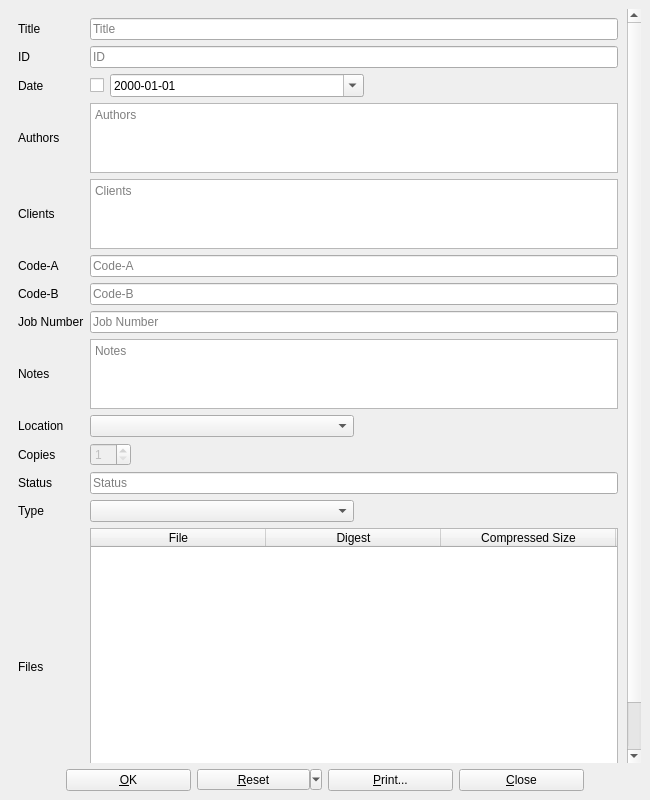
<?xml version="1.0" encoding="UTF-8"?>
<ui version="4.0">
 <class>biblioteq_greyliteratureinfo</class>
 <widget class="QMainWindow" name="biblioteq_greyliteratureinfo">
  <property name="geometry">
   <rect>
    <x>0</x>
    <y>0</y>
    <width>650</width>
    <height>800</height>
   </rect>
  </property>
  <property name="windowTitle">
   <string>BiblioteQ</string>
  </property>
  <property name="windowIcon">
   <iconset resource="../Icons/icons.qrc">
    <normaloff>:/book.png</normaloff>:/book.png</iconset>
  </property>
  <widget class="QWidget" name="centralwidget">
   <layout class="QVBoxLayout">
    <item>
     <widget class="QScrollArea" name="scrollArea">
      <property name="frameShape">
       <enum>QFrame::NoFrame</enum>
      </property>
      <property name="widgetResizable">
       <bool>true</bool>
      </property>
      <widget class="QWidget" name="scrollAreaWidgetContents">
       <property name="geometry">
        <rect>
         <x>0</x>
         <y>0</y>
         <width>618</width>
         <height>848</height>
        </rect>
       </property>
       <layout class="QGridLayout" name="gridLayout">
        <item row="6" column="0">
         <widget class="QLabel" name="label_10">
          <property name="text">
           <string>Code-B</string>
          </property>
         </widget>
        </item>
        <item row="13" column="1">
         <layout class="QHBoxLayout" name="_5">
          <item>
           <widget class="QComboBox" name="type">
            <property name="sizePolicy">
             <sizepolicy hsizetype="Expanding" vsizetype="Fixed">
              <horstretch>0</horstretch>
              <verstretch>0</verstretch>
             </sizepolicy>
            </property>
            <property name="sizeAdjustPolicy">
             <enum>QComboBox::AdjustToContents</enum>
            </property>
           </widget>
          </item>
          <item>
           <spacer>
            <property name="orientation">
             <enum>Qt::Horizontal</enum>
            </property>
            <property name="sizeHint" stdset="0">
             <size>
              <width>40</width>
              <height>20</height>
             </size>
            </property>
           </spacer>
          </item>
         </layout>
        </item>
        <item row="2" column="0">
         <widget class="QLabel" name="label_8">
          <property name="text">
           <string>Date</string>
          </property>
         </widget>
        </item>
        <item row="0" column="1">
         <widget class="QLineEdit" name="title">
          <property name="placeholderText">
           <string>Title</string>
          </property>
         </widget>
        </item>
        <item row="11" column="1">
         <layout class="QHBoxLayout" name="horizontalLayout"/>
        </item>
        <item row="12" column="0">
         <widget class="QLabel" name="label_11">
          <property name="text">
           <string>Status</string>
          </property>
         </widget>
        </item>
        <item row="1" column="1">
         <widget class="QLineEdit" name="id">
          <property name="placeholderText">
           <string>ID</string>
          </property>
         </widget>
        </item>
        <item row="7" column="1">
         <widget class="QLineEdit" name="job_number">
          <property name="placeholderText">
           <string>Job Number</string>
          </property>
         </widget>
        </item>
        <item row="4" column="1">
         <widget class="biblioteq_hyperlinked_text_edit" name="client">
          <property name="tabChangesFocus">
           <bool>true</bool>
          </property>
          <property name="undoRedoEnabled">
           <bool>true</bool>
          </property>
          <property name="readOnly">
           <bool>false</bool>
          </property>
          <property name="textInteractionFlags">
           <set>Qt::LinksAccessibleByKeyboard|Qt::LinksAccessibleByMouse|Qt::TextBrowserInteraction|Qt::TextEditable|Qt::TextEditorInteraction|Qt::TextSelectableByKeyboard|Qt::TextSelectableByMouse</set>
          </property>
          <property name="placeholderText">
           <string>Clients</string>
          </property>
          <property name="openLinks">
           <bool>false</bool>
          </property>
         </widget>
        </item>
        <item row="8" column="0">
         <widget class="QLabel" name="label_15">
          <property name="text">
           <string>Notes</string>
          </property>
         </widget>
        </item>
        <item row="3" column="1">
         <widget class="biblioteq_hyperlinked_text_edit" name="author">
          <property name="tabChangesFocus">
           <bool>true</bool>
          </property>
          <property name="undoRedoEnabled">
           <bool>true</bool>
          </property>
          <property name="readOnly">
           <bool>false</bool>
          </property>
          <property name="textInteractionFlags">
           <set>Qt::LinksAccessibleByKeyboard|Qt::LinksAccessibleByMouse|Qt::TextBrowserInteraction|Qt::TextEditable|Qt::TextEditorInteraction|Qt::TextSelectableByKeyboard|Qt::TextSelectableByMouse</set>
          </property>
          <property name="placeholderText">
           <string>Authors</string>
          </property>
          <property name="openLinks">
           <bool>false</bool>
          </property>
         </widget>
        </item>
        <item row="14" column="0">
         <widget class="QLabel" name="files_label">
          <property name="text">
           <string>Files</string>
          </property>
         </widget>
        </item>
        <item row="9" column="0">
         <widget class="QLabel" name="label_14">
          <property name="text">
           <string>Location</string>
          </property>
         </widget>
        </item>
        <item row="1" column="0">
         <widget class="QLabel" name="label_2">
          <property name="text">
           <string>ID</string>
          </property>
         </widget>
        </item>
        <item row="4" column="0">
         <widget class="QLabel" name="label_7">
          <property name="text">
           <string>Clients</string>
          </property>
         </widget>
        </item>
        <item row="0" column="0">
         <widget class="QLabel" name="label">
          <property name="text">
           <string>Title</string>
          </property>
         </widget>
        </item>
        <item row="8" column="1">
         <widget class="biblioteq_hyperlinked_text_edit" name="notes">
          <property name="tabChangesFocus">
           <bool>true</bool>
          </property>
          <property name="undoRedoEnabled">
           <bool>true</bool>
          </property>
          <property name="readOnly">
           <bool>false</bool>
          </property>
          <property name="textInteractionFlags">
           <set>Qt::LinksAccessibleByKeyboard|Qt::LinksAccessibleByMouse|Qt::TextBrowserInteraction|Qt::TextEditable|Qt::TextEditorInteraction|Qt::TextSelectableByKeyboard|Qt::TextSelectableByMouse</set>
          </property>
          <property name="placeholderText">
           <string>Notes</string>
          </property>
          <property name="openLinks">
           <bool>false</bool>
          </property>
         </widget>
        </item>
        <item row="12" column="1">
         <widget class="QLineEdit" name="status">
          <property name="placeholderText">
           <string>Status</string>
          </property>
         </widget>
        </item>
        <item row="5" column="1">
         <widget class="QLineEdit" name="code_a">
          <property name="placeholderText">
           <string>Code-A</string>
          </property>
         </widget>
        </item>
        <item row="14" column="1">
         <layout class="QVBoxLayout" name="verticalLayout_6">
          <item>
           <widget class="QTableWidget" name="files">
            <property name="minimumSize">
             <size>
              <width>0</width>
              <height>250</height>
             </size>
            </property>
            <property name="alternatingRowColors">
             <bool>true</bool>
            </property>
            <property name="selectionBehavior">
             <enum>QAbstractItemView::SelectRows</enum>
            </property>
            <property name="verticalScrollMode">
             <enum>QAbstractItemView::ScrollPerPixel</enum>
            </property>
            <property name="horizontalScrollMode">
             <enum>QAbstractItemView::ScrollPerPixel</enum>
            </property>
            <property name="sortingEnabled">
             <bool>true</bool>
            </property>
            <attribute name="horizontalHeaderMinimumSectionSize">
             <number>175</number>
            </attribute>
            <attribute name="horizontalHeaderDefaultSectionSize">
             <number>175</number>
            </attribute>
            <attribute name="horizontalHeaderShowSortIndicator" stdset="0">
             <bool>true</bool>
            </attribute>
            <attribute name="horizontalHeaderStretchLastSection">
             <bool>true</bool>
            </attribute>
            <column>
             <property name="text">
              <string>File</string>
             </property>
            </column>
            <column>
             <property name="text">
              <string>Digest</string>
             </property>
            </column>
            <column>
             <property name="text">
              <string>Compressed Size</string>
             </property>
            </column>
            <column>
             <property name="text">
              <string>Description</string>
             </property>
            </column>
            <column>
             <property name="text">
              <string>MYOID</string>
             </property>
            </column>
           </widget>
          </item>
          <item>
           <layout class="QHBoxLayout" name="horizontalLayout_7">
            <item>
             <spacer name="horizontalSpacer_7">
              <property name="orientation">
               <enum>Qt::Horizontal</enum>
              </property>
              <property name="sizeHint" stdset="0">
               <size>
                <width>40</width>
                <height>20</height>
               </size>
              </property>
             </spacer>
            </item>
            <item>
             <widget class="QPushButton" name="attach_files">
              <property name="text">
               <string>&amp;Attach...</string>
              </property>
             </widget>
            </item>
            <item>
             <widget class="QPushButton" name="delete_files">
              <property name="text">
               <string>&amp;Delete</string>
              </property>
             </widget>
            </item>
            <item>
             <widget class="QPushButton" name="export_files">
              <property name="text">
               <string>&amp;Export...</string>
              </property>
             </widget>
            </item>
            <item>
             <spacer name="horizontalSpacer_8">
              <property name="orientation">
               <enum>Qt::Horizontal</enum>
              </property>
              <property name="sizeHint" stdset="0">
               <size>
                <width>40</width>
                <height>20</height>
               </size>
              </property>
             </spacer>
            </item>
           </layout>
          </item>
         </layout>
        </item>
        <item row="13" column="0">
         <widget class="QLabel" name="label_12">
          <property name="text">
           <string>Type</string>
          </property>
         </widget>
        </item>
        <item row="2" column="1">
         <layout class="QHBoxLayout" name="_2">
          <item>
           <widget class="QCheckBox" name="date_enabled">
            <property name="toolTip">
             <string>&lt;html&gt;&lt;head/&gt;&lt;body&gt;&lt;p&gt;Include the Date in the search query.&lt;/p&gt;&lt;/body&gt;&lt;/html&gt;</string>
            </property>
           </widget>
          </item>
          <item>
           <widget class="QDateEdit" name="date">
            <property name="sizePolicy">
             <sizepolicy hsizetype="Expanding" vsizetype="Fixed">
              <horstretch>0</horstretch>
              <verstretch>0</verstretch>
             </sizepolicy>
            </property>
            <property name="minimumSize">
             <size>
              <width>150</width>
              <height>0</height>
             </size>
            </property>
            <property name="displayFormat">
             <string>yyyy-MM-dd</string>
            </property>
            <property name="calendarPopup">
             <bool>true</bool>
            </property>
           </widget>
          </item>
          <item>
           <spacer>
            <property name="orientation">
             <enum>Qt::Horizontal</enum>
            </property>
            <property name="sizeHint" stdset="0">
             <size>
              <width>40</width>
              <height>20</height>
             </size>
            </property>
           </spacer>
          </item>
         </layout>
        </item>
        <item row="9" column="1">
         <layout class="QHBoxLayout" name="_6">
          <item>
           <widget class="QComboBox" name="location">
            <property name="sizePolicy">
             <sizepolicy hsizetype="Expanding" vsizetype="Fixed">
              <horstretch>0</horstretch>
              <verstretch>0</verstretch>
             </sizepolicy>
            </property>
            <property name="sizeAdjustPolicy">
             <enum>QComboBox::AdjustToContents</enum>
            </property>
           </widget>
          </item>
          <item>
           <spacer>
            <property name="orientation">
             <enum>Qt::Horizontal</enum>
            </property>
            <property name="sizeHint" stdset="0">
             <size>
              <width>40</width>
              <height>20</height>
             </size>
            </property>
           </spacer>
          </item>
         </layout>
        </item>
        <item row="3" column="0">
         <widget class="QLabel" name="label_6">
          <property name="text">
           <string>Authors</string>
          </property>
         </widget>
        </item>
        <item row="7" column="0">
         <widget class="QLabel" name="label_13">
          <property name="text">
           <string>Job Number</string>
          </property>
         </widget>
        </item>
        <item row="6" column="1">
         <widget class="QLineEdit" name="code_b">
          <property name="placeholderText">
           <string>Code-B</string>
          </property>
         </widget>
        </item>
        <item row="5" column="0">
         <widget class="QLabel" name="label_9">
          <property name="text">
           <string>Code-A</string>
          </property>
         </widget>
        </item>
        <item row="10" column="0">
         <widget class="QLabel" name="label_4">
          <property name="text">
           <string>Copies</string>
          </property>
         </widget>
        </item>
        <item row="10" column="1">
         <layout class="QHBoxLayout" name="horizontalLayout_2">
          <item>
           <widget class="QSpinBox" name="copies">
            <property name="enabled">
             <bool>false</bool>
            </property>
            <property name="toolTip">
             <string>Single copies only, please.</string>
            </property>
            <property name="minimum">
             <number>1</number>
            </property>
           </widget>
          </item>
          <item>
           <spacer name="horizontalSpacer_2">
            <property name="orientation">
             <enum>Qt::Horizontal</enum>
            </property>
            <property name="sizeHint" stdset="0">
             <size>
              <width>40</width>
              <height>20</height>
             </size>
            </property>
           </spacer>
          </item>
         </layout>
        </item>
       </layout>
      </widget>
     </widget>
    </item>
    <item>
     <layout class="QHBoxLayout">
      <item>
       <spacer>
        <property name="orientation">
         <enum>Qt::Horizontal</enum>
        </property>
        <property name="sizeHint" stdset="0">
         <size>
          <width>40</width>
          <height>20</height>
         </size>
        </property>
       </spacer>
      </item>
      <item>
       <widget class="QPushButton" name="okButton">
        <property name="minimumSize">
         <size>
          <width>125</width>
          <height>0</height>
         </size>
        </property>
        <property name="text">
         <string>&amp;OK</string>
        </property>
        <property name="icon">
         <iconset resource="../Icons/icons.qrc">
          <normaloff>:/16x16/ok.png</normaloff>:/16x16/ok.png</iconset>
        </property>
       </widget>
      </item>
      <item>
       <widget class="QToolButton" name="resetButton">
        <property name="minimumSize">
         <size>
          <width>125</width>
          <height>0</height>
         </size>
        </property>
        <property name="text">
         <string>&amp;Reset</string>
        </property>
        <property name="popupMode">
         <enum>QToolButton::MenuButtonPopup</enum>
        </property>
       </widget>
      </item>
      <item>
       <widget class="QPushButton" name="printButton">
        <property name="minimumSize">
         <size>
          <width>125</width>
          <height>0</height>
         </size>
        </property>
        <property name="text">
         <string>&amp;Print...</string>
        </property>
        <property name="icon">
         <iconset resource="../Icons/icons.qrc">
          <normaloff>:/16x16/fileprint.png</normaloff>:/16x16/fileprint.png</iconset>
        </property>
       </widget>
      </item>
      <item>
       <widget class="QPushButton" name="cancelButton">
        <property name="minimumSize">
         <size>
          <width>125</width>
          <height>0</height>
         </size>
        </property>
        <property name="text">
         <string>&amp;Close</string>
        </property>
        <property name="icon">
         <iconset resource="../Icons/icons.qrc">
          <normaloff>:/16x16/cancel.png</normaloff>:/16x16/cancel.png</iconset>
        </property>
        <property name="shortcut">
         <string>Ctrl+W</string>
        </property>
       </widget>
      </item>
      <item>
       <spacer>
        <property name="orientation">
         <enum>Qt::Horizontal</enum>
        </property>
        <property name="sizeHint" stdset="0">
         <size>
          <width>40</width>
          <height>20</height>
         </size>
        </property>
       </spacer>
      </item>
     </layout>
    </item>
   </layout>
  </widget>
 </widget>
 <customwidgets>
  <customwidget>
   <class>biblioteq_hyperlinked_text_edit</class>
   <extends>QTextBrowser</extends>
   <header>biblioteq_hyperlinked_text_edit.h</header>
  </customwidget>
 </customwidgets>
 <tabstops>
  <tabstop>scrollArea</tabstop>
  <tabstop>title</tabstop>
  <tabstop>id</tabstop>
  <tabstop>date_enabled</tabstop>
  <tabstop>date</tabstop>
  <tabstop>author</tabstop>
  <tabstop>client</tabstop>
  <tabstop>code_a</tabstop>
  <tabstop>code_b</tabstop>
  <tabstop>job_number</tabstop>
  <tabstop>notes</tabstop>
  <tabstop>location</tabstop>
  <tabstop>copies</tabstop>
  <tabstop>status</tabstop>
  <tabstop>type</tabstop>
  <tabstop>files</tabstop>
  <tabstop>attach_files</tabstop>
  <tabstop>delete_files</tabstop>
  <tabstop>export_files</tabstop>
  <tabstop>okButton</tabstop>
  <tabstop>resetButton</tabstop>
  <tabstop>printButton</tabstop>
  <tabstop>cancelButton</tabstop>
 </tabstops>
 <resources>
  <include location="../Icons/icons.qrc"/>
 </resources>
 <connections/>
</ui>
